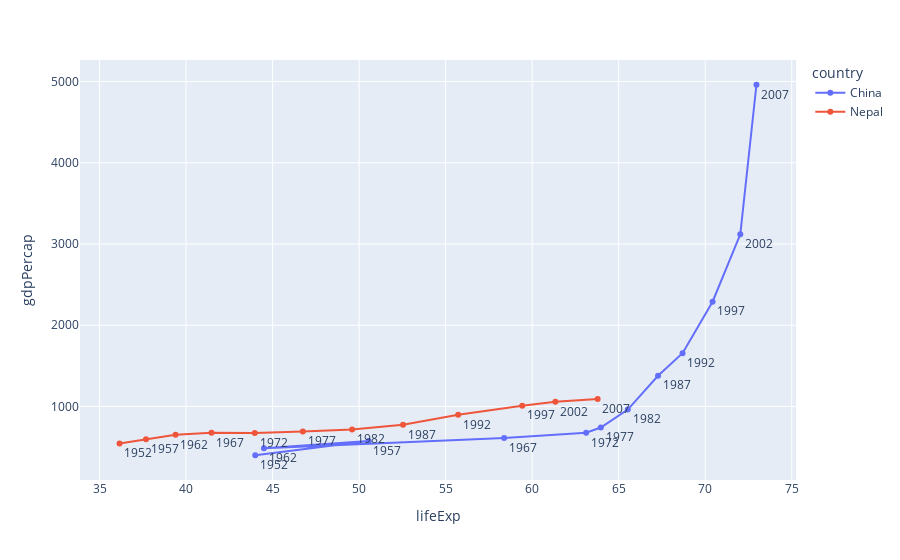

Notebook source saved alongside this figure:
### Code cell
compare_countries('China', 'Nepal')

### Figure 1 — Plotly figure (JSON) as saved in the notebook; plotly's stock layout.template omitted (floating-point values rounded to 4 significant figures)
{"data": [{"hovertemplate": "country=China<br>lifeExp=%{x}<br>gdpPercap=%{y}<br>year=%{text}<extra></extra>", "legendgroup": "China", "line": {"color": "#636efa", "dash": "solid"}, "marker": {"symbol": "circle"}, "mode": "lines+markers+text", "name": "China", "orientation": "v", "showlegend": true, "text": [1952, 1957, 1962, 1967, 1972, 1977, 1982, 1987, 1992, 1997, 2002, 2007], "textposition": "bottom right", "type": "scatter", "x": [44, 50.55, 44.5, 58.38, 63.12, 63.97, 65.53, 67.27, 68.69, 70.43, 72.03, 72.96], "xaxis": "x", "y": [400.4, 576.0, 487.7, 612.7, 676.9, 741.2, 962.4, 1379.0, 1656.0, 2289.0, 3119.0, 4959.0], "yaxis": "y"}, {"hovertemplate": "country=Nepal<br>lifeExp=%{x}<br>gdpPercap=%{y}<br>year=%{text}<extra></extra>", "legendgroup": "Nepal", "line": {"color": "#EF553B", "dash": "solid"}, "marker": {"symbol": "circle"}, "mode": "lines+markers+text", "name": "Nepal", "orientation": "v", "showlegend": true, "text": [1952, 1957, 1962, 1967, 1972, 1977, 1982, 1987, 1992, 1997, 2002, 2007], "textposition": "bottom right", "type": "scatter", "x": [36.16, 37.69, 39.39, 41.47, 43.97, 46.75, 49.59, 52.54, 55.73, 59.43, 61.34, 63.78], "xaxis": "x", "y": [545.9, 597.9, 652.4, 676.4, 674.8, 694.1, 718.4, 775.6, 897.7, 1011.0, 1057.0, 1091.0], "yaxis": "y"}], "layout": {"legend": {"title": {"text": "country"}, "tracegroupgap": 0}, "margin": {"t": 60}, "xaxis": {"anchor": "y", "domain": [0, 1], "title": {"text": "lifeExp"}}, "yaxis": {"anchor": "x", "domain": [0, 1], "title": {"text": "gdpPercap"}}}}
